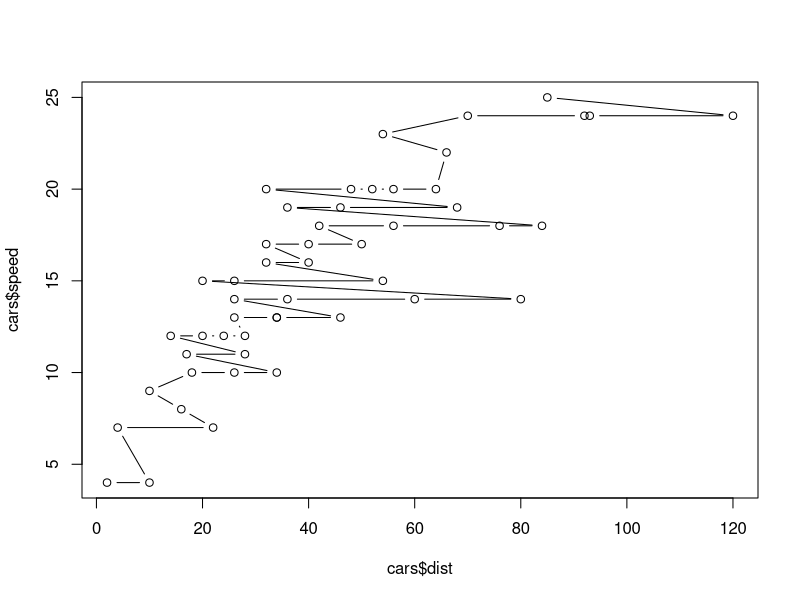

This chart was generated by the following R code:
## ---- chunk 1
library(MASS)
data("cars")
plot(cars$speed~cars$dist,type = "b")
